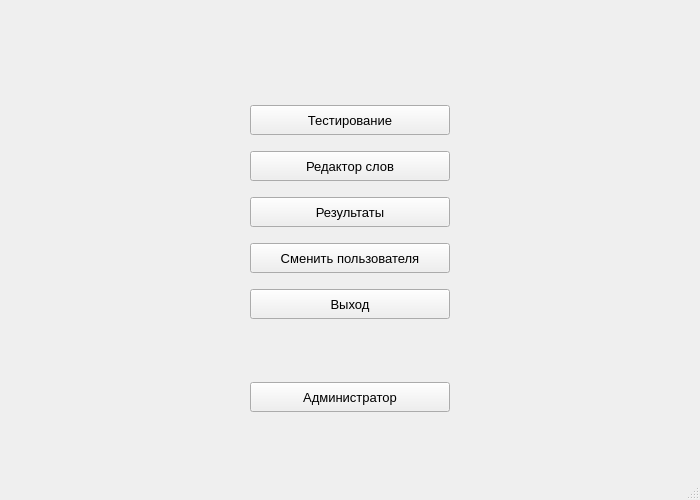
<?xml version="1.0" encoding="UTF-8"?>
<ui version="4.0">
 <class>Menu</class>
 <widget class="QMainWindow" name="Menu">
  <property name="geometry">
   <rect>
    <x>0</x>
    <y>0</y>
    <width>700</width>
    <height>500</height>
   </rect>
  </property>
  <property name="windowTitle">
   <string>MainWindow</string>
  </property>
  <widget class="QWidget" name="centralwidget">
   <layout class="QGridLayout" name="gridLayout">
    <item row="1" column="0">
     <spacer name="verticalSpacer_4">
      <property name="orientation">
       <enum>Qt::Vertical</enum>
      </property>
      <property name="sizeType">
       <enum>QSizePolicy::Minimum</enum>
      </property>
      <property name="sizeHint" stdset="0">
       <size>
        <width>20</width>
        <height>40</height>
       </size>
      </property>
     </spacer>
    </item>
    <item row="2" column="2">
     <spacer name="horizontalSpacer_2">
      <property name="orientation">
       <enum>Qt::Horizontal</enum>
      </property>
      <property name="sizeHint" stdset="0">
       <size>
        <width>40</width>
        <height>20</height>
       </size>
      </property>
     </spacer>
    </item>
    <item row="2" column="0">
     <spacer name="horizontalSpacer">
      <property name="orientation">
       <enum>Qt::Horizontal</enum>
      </property>
      <property name="sizeHint" stdset="0">
       <size>
        <width>40</width>
        <height>20</height>
       </size>
      </property>
     </spacer>
    </item>
    <item row="0" column="0" colspan="3">
     <widget class="QLabel" name="labelName">
      <property name="minimumSize">
       <size>
        <width>0</width>
        <height>50</height>
       </size>
      </property>
      <property name="font">
       <font>
        <family>Mistral</family>
        <pointsize>28</pointsize>
        <weight>75</weight>
        <bold>true</bold>
       </font>
      </property>
      <property name="text">
       <string/>
      </property>
      <property name="alignment">
       <set>Qt::AlignCenter</set>
      </property>
     </widget>
    </item>
    <item row="2" column="1">
     <layout class="QVBoxLayout" name="verticalLayout">
      <item>
       <widget class="QPushButton" name="pushButton">
        <property name="minimumSize">
         <size>
          <width>200</width>
          <height>30</height>
         </size>
        </property>
        <property name="font">
         <font>
          <pointsize>10</pointsize>
         </font>
        </property>
        <property name="text">
         <string>Тестирование</string>
        </property>
       </widget>
      </item>
      <item>
       <spacer name="verticalSpacer">
        <property name="orientation">
         <enum>Qt::Vertical</enum>
        </property>
        <property name="sizeType">
         <enum>QSizePolicy::Minimum</enum>
        </property>
        <property name="sizeHint" stdset="0">
         <size>
          <width>10</width>
          <height>10</height>
         </size>
        </property>
       </spacer>
      </item>
      <item>
       <widget class="QPushButton" name="editorButton">
        <property name="minimumSize">
         <size>
          <width>0</width>
          <height>30</height>
         </size>
        </property>
        <property name="font">
         <font>
          <pointsize>10</pointsize>
         </font>
        </property>
        <property name="text">
         <string>Редактор слов</string>
        </property>
       </widget>
      </item>
      <item>
       <spacer name="verticalSpacer_5">
        <property name="orientation">
         <enum>Qt::Vertical</enum>
        </property>
        <property name="sizeType">
         <enum>QSizePolicy::Minimum</enum>
        </property>
        <property name="sizeHint" stdset="0">
         <size>
          <width>10</width>
          <height>10</height>
         </size>
        </property>
       </spacer>
      </item>
      <item>
       <widget class="QPushButton" name="pushButton_5">
        <property name="minimumSize">
         <size>
          <width>0</width>
          <height>30</height>
         </size>
        </property>
        <property name="font">
         <font>
          <pointsize>10</pointsize>
         </font>
        </property>
        <property name="text">
         <string>Результаты</string>
        </property>
       </widget>
      </item>
      <item>
       <spacer name="verticalSpacer_6">
        <property name="orientation">
         <enum>Qt::Vertical</enum>
        </property>
        <property name="sizeType">
         <enum>QSizePolicy::Minimum</enum>
        </property>
        <property name="sizeHint" stdset="0">
         <size>
          <width>10</width>
          <height>10</height>
         </size>
        </property>
       </spacer>
      </item>
      <item>
       <widget class="QPushButton" name="pushChangeUser">
        <property name="minimumSize">
         <size>
          <width>0</width>
          <height>30</height>
         </size>
        </property>
        <property name="font">
         <font>
          <pointsize>10</pointsize>
         </font>
        </property>
        <property name="text">
         <string>Сменить пользователя</string>
        </property>
       </widget>
      </item>
      <item>
       <spacer name="verticalSpacer_7">
        <property name="orientation">
         <enum>Qt::Vertical</enum>
        </property>
        <property name="sizeType">
         <enum>QSizePolicy::Minimum</enum>
        </property>
        <property name="sizeHint" stdset="0">
         <size>
          <width>10</width>
          <height>10</height>
         </size>
        </property>
       </spacer>
      </item>
      <item>
       <widget class="QPushButton" name="pushButtonExit">
        <property name="minimumSize">
         <size>
          <width>0</width>
          <height>30</height>
         </size>
        </property>
        <property name="font">
         <font>
          <pointsize>10</pointsize>
         </font>
        </property>
        <property name="text">
         <string>Выход</string>
        </property>
       </widget>
      </item>
     </layout>
    </item>
    <item row="3" column="2">
     <spacer name="verticalSpacer_2">
      <property name="orientation">
       <enum>Qt::Vertical</enum>
      </property>
      <property name="sizeHint" stdset="0">
       <size>
        <width>20</width>
        <height>40</height>
       </size>
      </property>
     </spacer>
    </item>
    <item row="3" column="1">
     <widget class="QPushButton" name="pushAdmin">
      <property name="minimumSize">
       <size>
        <width>0</width>
        <height>30</height>
       </size>
      </property>
      <property name="font">
       <font>
        <pointsize>10</pointsize>
       </font>
      </property>
      <property name="text">
       <string>Администратор</string>
      </property>
     </widget>
    </item>
   </layout>
  </widget>
  <widget class="QMenuBar" name="menubar">
   <property name="geometry">
    <rect>
     <x>0</x>
     <y>0</y>
     <width>700</width>
     <height>21</height>
    </rect>
   </property>
  </widget>
  <widget class="QStatusBar" name="statusbar"/>
 </widget>
 <resources/>
 <connections/>
</ui>
